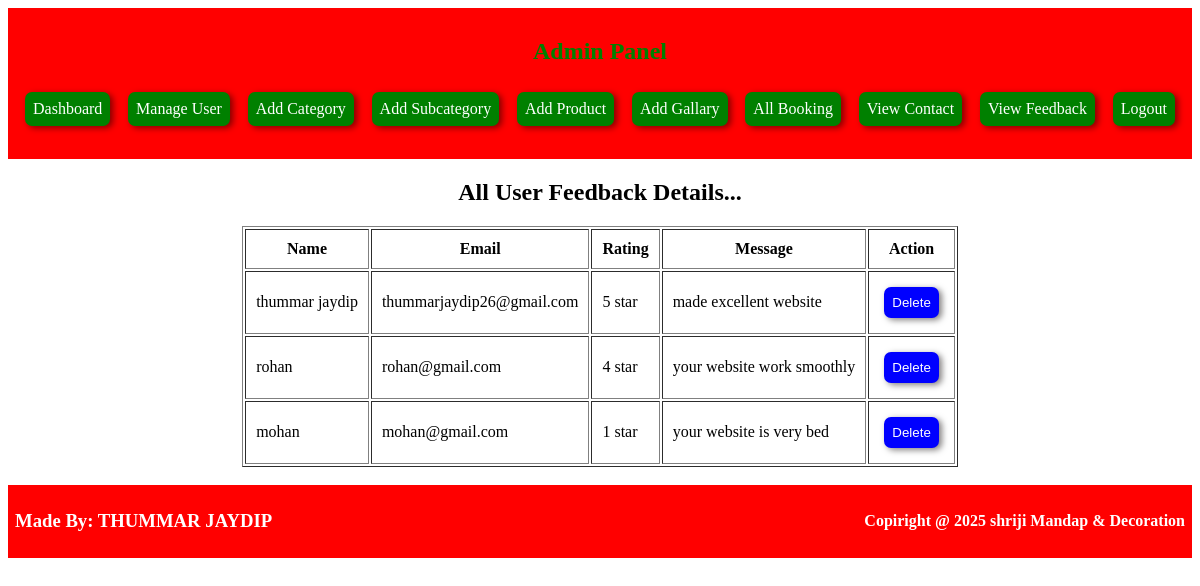
/admin/php/viewfeedback.php (signed in), run on the app's committed database.
### tables this page shows
CREATE TABLE `feedback` (
  `id` int(11) NOT NULL,
  `name` varchar(45) NOT NULL,
  `email` varchar(45) NOT NULL,
  `rating` varchar(45) NOT NULL,
  `message` varchar(45) NOT NULL
);

### admin/php/viewfeedback.php (the view, shortened to what this page needs)
<?php
if(isset($_SESSION['admin']))
{
  include 'header.php';
  include 'dbconnection.php';
?>
  <center>
    <h2 style="text-align:center">All User Feedback Details...</h2>
    <?php
      echo "<table border='1' cellpadding='10' >";
      echo "<tr>
        <th>Name</th>
        <th>Email</th>
        <th>Rating</th>
        <th>Message</th>
        <th>Action</th>
      </tr>";
      $qry="SELECT * from feedback";
      $result=mysqli_query($con,$qry);
      while($row=mysqli_fetch_assoc($result))
      {
      echo "<tr>
          <td> {$row['name']} </td>
          <td> {$row['email']} </td>
          <td> {$row['rating']} </td>
          <td> {$row['message']} </td>
          <td>
            <button class='add'><a href='delete_feedback.php?id=".$row['id']."' onclick=\"return confirm('Are you sure ?')\">Delete</a></button>
            </td>
        </tr>";
      }
      echo "</table>";
    ?>
  </center>
<?php
  include 'footer.php';
  }
  else
  {
    header("Location:index.php");
  }
?>

### admin/php/viewfeedback.php (style rules this page uses)
.add { padding: 8px; margin: 5px; background-color: blue; color: white; border-radius: 7px; border: none; box-shadow:3px 2px 6px rgba(8, 1, 1, 0.5); }
.add a { color: white; text-decoration:none; }

### data on the page
feedback: name "thummar jaydip", email "thummarjaydip26@gmail.com", rating "5 star", message "made excellent website"
feedback: name "rohan", email "rohan@gmail.com", rating "4 star", message "your website work smoothly"
feedback: name "mohan", email "mohan@gmail.com", rating "1 star", message "your website is very bed"
